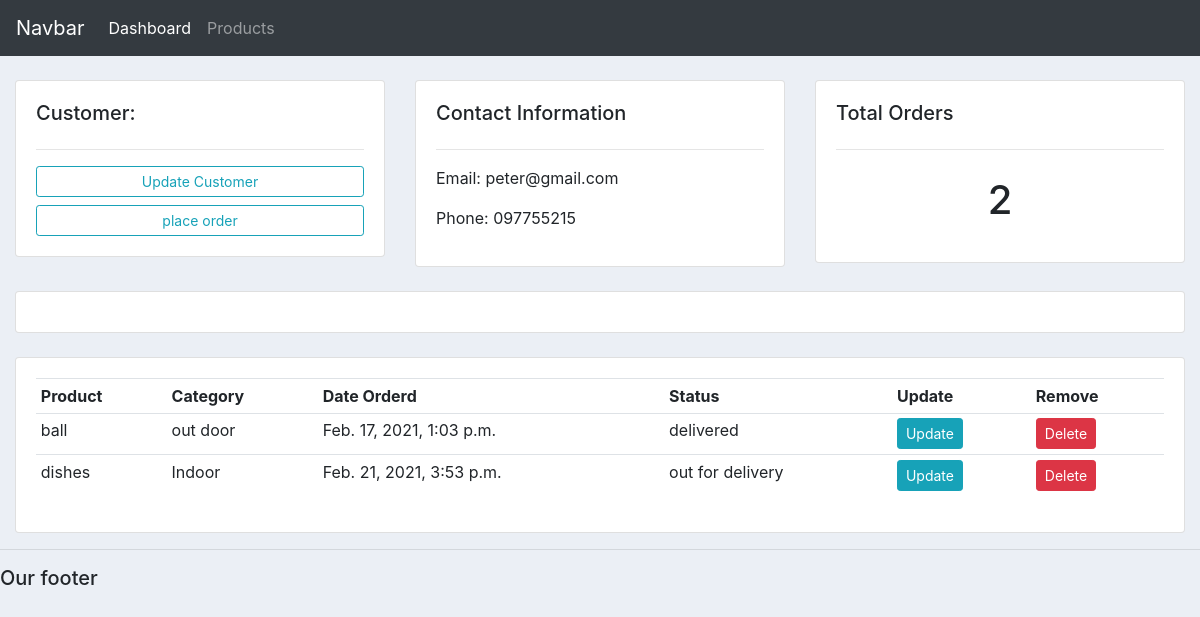
The app's page /customer/2/ with its own data.
### accounts/models.py (models this page shows, shortened)
class Customer(models.Model):
    name = models.CharField(max_length=200 , null=True)
    phone = models.CharField(max_length=200 , null=True)
    email = models.CharField(max_length=200   , null=True)
    date_created = models.DateTimeField(auto_now_add=True , null=True)

class Order(models.Model):
    STATUS =(
        ('pending' ,'pending'),
        ('out for delivery' ,'out for delivery'),
        ('delivered' ,'delivered'),
    )
    Customer = models.ForeignKey(Customer , null=True , on_delete=models.SET_NULL)
    Product = models.ForeignKey(Product , null=True , on_delete=models.SET_NULL)
    date_created = models.DateTimeField(auto_now_add=True , null=True)
    status = models.CharField(max_length=200   , null=True , choices =STATUS)

class Product(models.Model):
    CATEGORE =(
        ('Indoor' ,'Indoor'),
        ('out door' ,'out door'),
    )
    name = models.CharField(max_length=200 , null=True)
    price = models.FloatField(max_length=200 , null=True)
    category = models.CharField(max_length=200   , null=True , choices =CATEGORE )
    description = models.CharField(max_length=200   , null=True , blank=True)
    date_created = models.DateTimeField(auto_now_add=True , null=True)
    tags = models.ManyToManyField(Tag)
    def __str__(self):
        return self.name

### accounts/views.py (the view)
# urls.py: path('customer/<str:pk>/', views.customer , name = "customer"),
def customer(request,pk):
      customer = Customer.objects.get(id=pk)
      orders = customer.order_set.all()
      total_orders= customer.order_set.all().count
      context = { 'customer' : customer ,'orders' : orders ,'total_orders' : total_orders }
      return render( request, 'accounts/customer.html',context)

### accounts/templates/accounts/customer.html
{%  extends 'accounts/main.html' %}
{% block content %}
	<br>
<div class="row">
	<div class="col-md">
		<div class="card card-body">
			<h5>Customer:</h5>
			<hr>
			<a class="btn btn-outline-info  btn-sm btn-block" href="{% url 'update_customer' customer.id%}">Update Customer</a>
			<a class="btn btn-outline-info  btn-sm btn-block" href="{% url 'create_order' customer.id%}">place order</a>
		</div>
	</div>
	<div class="col-md">
		<div class="card card-body">
			<h5>Contact Information</h5>
			<hr>
			<p>Email:    {{customer.email}}</p>
			<p>Phone:  {{customer.phone}} </p>
		</div>
	</div>
	<div class="col-md">
		<div class="card card-body">
			<h5>Total Orders</h5>
			<hr>
			<h1 style="text-align: center;padding: 10px">{{total_orders}}</h1>
		</div>
	</div>
</div>
<br>
<div class="row">
	<div class="col">
		<div class="card card-body">
		</div>
	</div>
</div>
<br>
<div class="row">
	<div class="col-md">
		<div class="card card-body">
			<table class="table table-sm">
				<tr>
					<th>Product</th>
					<th>Category</th>
					<th>Date Orderd</th>
					<th>Status</th>
					<th>Update</th>
					<th>Remove</th>
				</tr>
				{%for order in orders%}
						<tr>
							<td>{{order.Product}}</td>
							<td>{{order.Product.category}}</td>
						    <td>{{order.date_created}}</td>
							<td>{{order.status}}</td>
							<td><a class="btn btn-sm btn-info" href="{% url 'update_order'  order.id %}">Update</a></td>
							<td><a class="btn btn-sm btn-danger" href="{% url 'delete_order'  order.id %}">Delete</a></td>
						</tr>
				{%endfor%}
			</table>
		</div>
	</div>
</div>
{% endblock %}

### accounts/static/css/main.css (style rules this page uses)
body { background-color: #ebeff5; }

### records on screen
Customer: email "peter@gmail.com", phone "097755215", id "2"
Order: Product "ball", Product.category "out door", date_created "Feb. 17, 2021, 1:03 p.m.", status "delivered"
Order: Product "dishes", Product.category "Indoor", date_created "Feb. 21, 2021, 3:53 p.m.", status "out for delivery"
